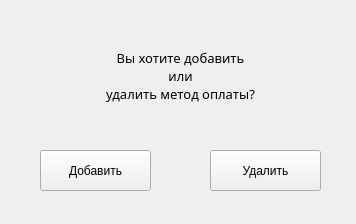
<?xml version="1.0" encoding="UTF-8"?>
<ui version="4.0">
 <class>Form</class>
 <widget class="QWidget" name="Form">
  <property name="geometry">
   <rect>
    <x>0</x>
    <y>0</y>
    <width>356</width>
    <height>224</height>
   </rect>
  </property>
  <property name="windowTitle">
   <string>Form</string>
  </property>
  <widget class="QLabel" name="info_label">
   <property name="geometry">
    <rect>
     <x>40</x>
     <y>40</y>
     <width>281</width>
     <height>71</height>
    </rect>
   </property>
   <property name="font">
    <font>
     <family>Segoe Print</family>
     <pointsize>10</pointsize>
     <weight>50</weight>
     <bold>false</bold>
    </font>
   </property>
   <property name="text">
    <string>Вы хотите добавить
или
удалить метод оплаты?</string>
   </property>
   <property name="alignment">
    <set>Qt::AlignCenter</set>
   </property>
  </widget>
  <widget class="QPushButton" name="add_method_button">
   <property name="geometry">
    <rect>
     <x>40</x>
     <y>150</y>
     <width>111</width>
     <height>41</height>
    </rect>
   </property>
   <property name="text">
    <string>Добавить</string>
   </property>
  </widget>
  <widget class="QPushButton" name="del_method_button">
   <property name="geometry">
    <rect>
     <x>210</x>
     <y>150</y>
     <width>111</width>
     <height>41</height>
    </rect>
   </property>
   <property name="text">
    <string>Удалить</string>
   </property>
  </widget>
 </widget>
 <resources/>
 <connections/>
</ui>
